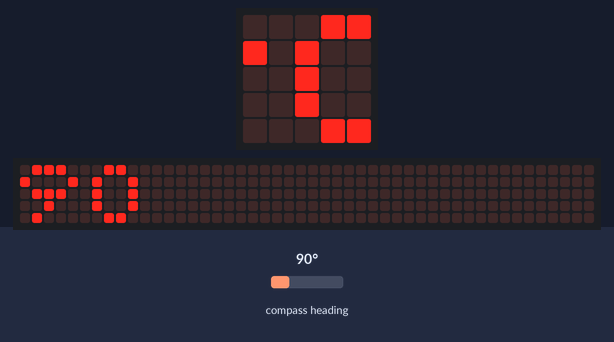
A program run on a simulated BBC micro:bit running MicroPython. Parts: the board's 5×5 LED display, a strip that is not on the board, showing the scrolling text unrolled. The inputs (shaded band) are chosen by the test bench; at power-on: compass heading 90°. The 48×5 strip is a reading aid, not a part: it shows the text the display is scrolling, unrolled, one strip-width of it at a time; the compass is already calibrated.

Above: at 1.27 s.
1.3 s: compass heading set to 7°
At 2.32 s:
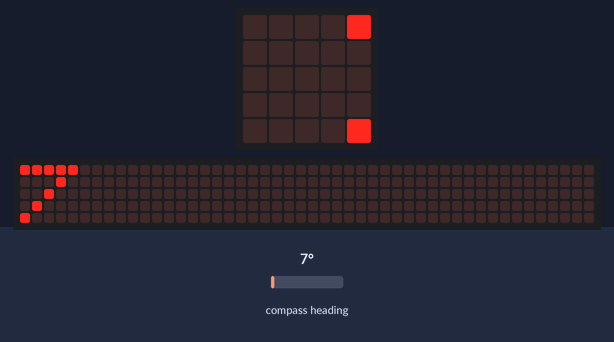
4.3 s: compass heading set to 180°
At 5.32 s:
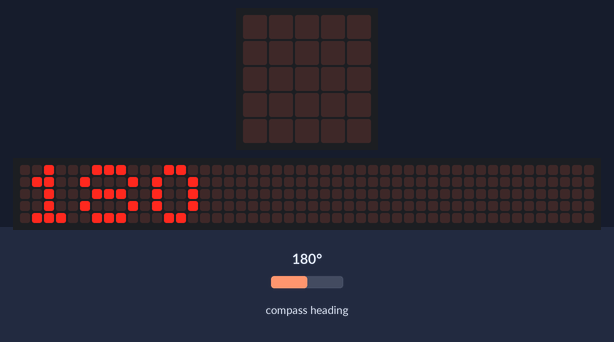
7.3 s: compass heading set to 269°
At 8.32 s:
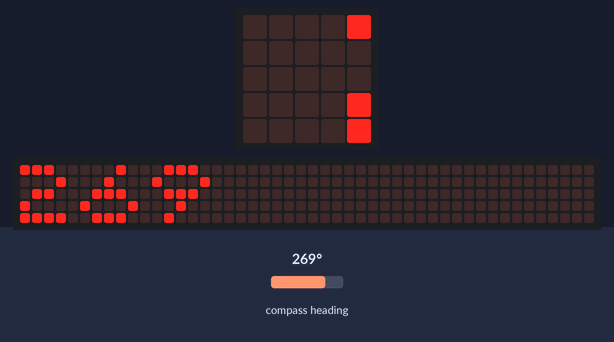

The program:

Brujula_con_Numeros.py
```python
from microbit import *

#compass.calibrate()

while True:
    #needle = ((15 - compass.heading()) // 30) % 12
    #display.show(Image.ALL_CLOCKS[needle])


    grado = compass.heading()
    display.scroll(str(grado))
```
